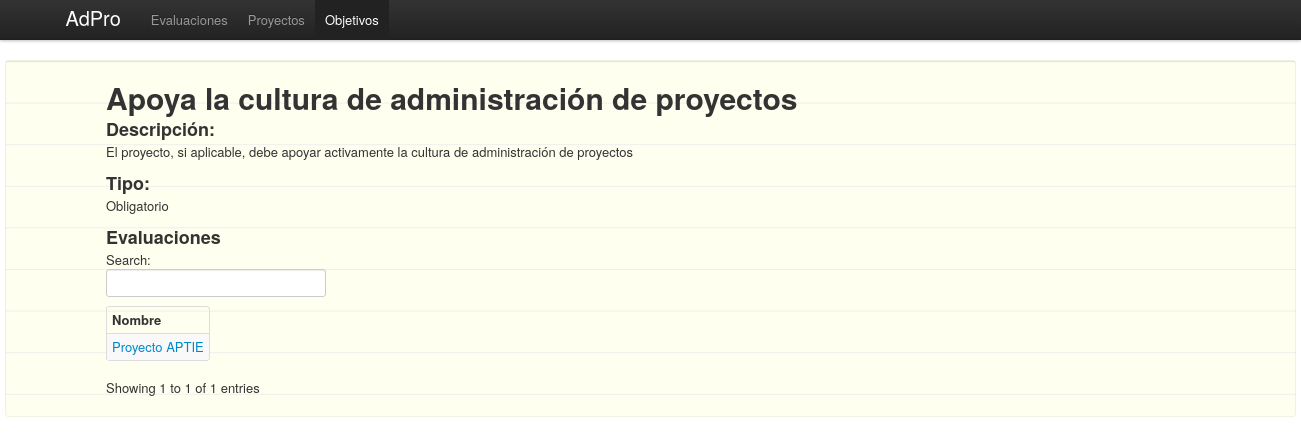
The page /objectives.php?edit-objective=1 on the database its author committed.
### tables this page shows
CREATE TABLE IF NOT EXISTS `objectives` (
  `id` int(11) NOT NULL AUTO_INCREMENT,
  `name` varchar(100) NOT NULL,
  `type` int(11) NOT NULL DEFAULT '1',
  `description` varchar(200) DEFAULT NULL,
  `importance` int(11) DEFAULT NULL,
  PRIMARY KEY (`id`)
);

CREATE TABLE IF NOT EXISTS `evaluations` (
  `id` int(11) NOT NULL AUTO_INCREMENT,
  `user_id` int(11) DEFAULT NULL,
  `name` varchar(50) NOT NULL,
  `description` varchar(300) DEFAULT NULL,
  `created` timestamp NOT NULL DEFAULT CURRENT_TIMESTAMP,
  `modified` timestamp NOT NULL DEFAULT '0000-00-00 00:00:00',
  PRIMARY KEY (`id`)
);

### objectives.php (called while the page is built, shortened)
<?php
	require_once('models/evaluation.php');
	if(isset($_GET['add']) && isset($_GET['des']))
	{
		$eval_id = $_GET['add'];
		$obj_type = $_GET['des'];
		$entry = new evaluation($eval_id);
		$available = $entry->getNotUsedObjectives($obj_type);
		$content = "addToEval";
		$noHead = true;
		$noFooter = true;
	}
	else if(isset($_POST['remove']))
	{
		$noShow = true;
		$obj_id = $_POST['obj_id'];
		if($_POST['remove']=="objective"){
			deleteObjective($obj_id);
		}
	}
	else if (isset($_GET['edit-objective']))
	{
		$obj_id = $_GET['edit-objective'];
		$entry = new objective($obj_id);
		$entry->evaluations = findEvaluations($entry->getId(), 1);
	}
	else
	{
		$page_title = "Objetivos disponibles";
		$content = "showAll";
		$entries = getObjectives();
	}
?>
<?php require_once("inc/body.php"); ?>

### models/objective.php (called while the page is built, shortened)
<?php
	class objective {
		private $_id;
		private $_name;
		private $_type;
		private $_description;
		public function __construct($opts){
				if(is_array($opts)){
					$this->setOptions($opts);
				} else {
					$this->_id = $opts;
					$_query = "SELECT * FROM objectives WHERE id=".$this->_id;
					$_execQuery = mysql_query($_query);
					$_qR = mysql_fetch_array($_execQuery);
					$this->_name = $_qR['name'];
					$this->_description = $_qR['description'];
					$this->_type = $_qR['type'];
				}
		}
		public function getId() {return $this->_id; }
		public function getName() {return $this->_name; }
		public function getType(){return $this->_type; }
		public function getDescription() {return $this->_description; }
	}
?>

### models/evaluation.php (called while the page is built, shortened)
<?php
	require_once('models/objective.php');
	class evaluation {
		private $_id;
		private $_name;
		public function setOptions(array $opts){
			$this->_id = $opts['id'];
			$this->_name = $opts['name'];
		}
		public function getId() {return $this->_id; }
		public function getName(){ return $this->_name; }
	}
	function findEvaluations($id, $type = 0){
		$_query = "SELECT Eval.* FROM evaluations as Eval, evaluations_";
		if($type == 0) {
			$_query .= "projects as Pro WHERE Eval.id=Pro.id_eval AND Pro.id_pro=";
		} else {
			$_query .= "objectives as Obj WHERE Eval.id=Obj.id_eval AND Obj.id_obj=";
		}
		$_query .= $id;
		$_evaluations = array();
		$_execQuery = mysql_query($_query);
		while($_qR = mysql_fetch_array($_execQuery)){
			$_evaluations[] = new evaluation($_qR);
		}
		return $_evaluations;
	}
?>

### views/objectives/details.php (the view, shortened to what this page needs)
<h1><?php echo $entry->getName();?></h1>
<h3>Descripción:</h3>
<p><?php echo $entry->getDescription();?></p>
<h3>Tipo:</h3>
<p><?php echo ($entry->getType() == 0)? "Obligatorio" : "Deseable" ?></p>
<h3>Evaluaciones</h3>
<table id="evaluations_table" class="table table-striped table-bordered table-condensed tablesorter">
<thead>
	<tr>
		<th>Nombre</th>
	</tr>
</thead>
<tbody>
<?php
	foreach($entry->evaluations as $currEval){
?>
<tr>
	<td><a href="/evaluations.php?edit=<?php echo $currEval->getId();?>"><?php echo $currEval->getName();?></a></td>
</tr>
<?php
	}
?>
</tbody>
</table>

### assets/css/custom.css (style rules this page uses)
.table { width:auto; }

### rows shown on the page
objectives: name "Apoya la cultura de administración de proyectos", description "El proyecto, si aplicable, debe apoyar activamente la cultura de administración de proyectos"
evaluations: name "Proyecto APTIE"
